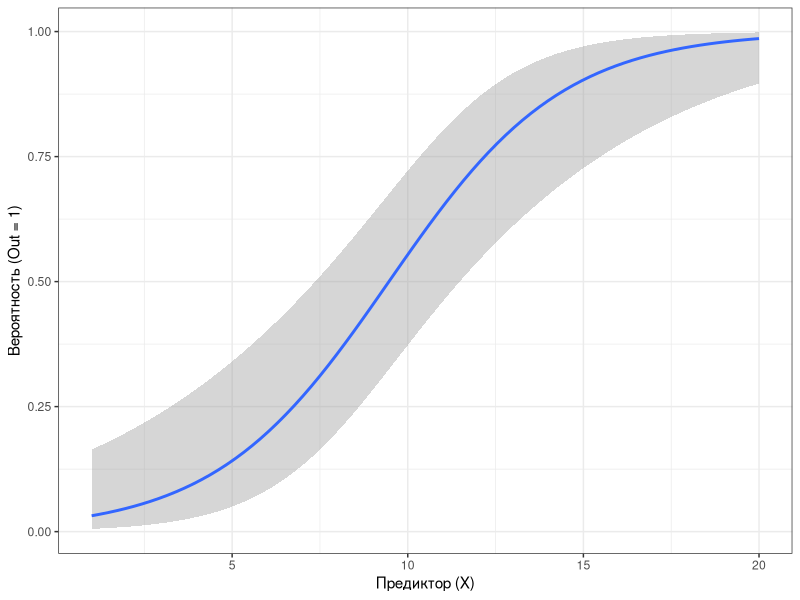
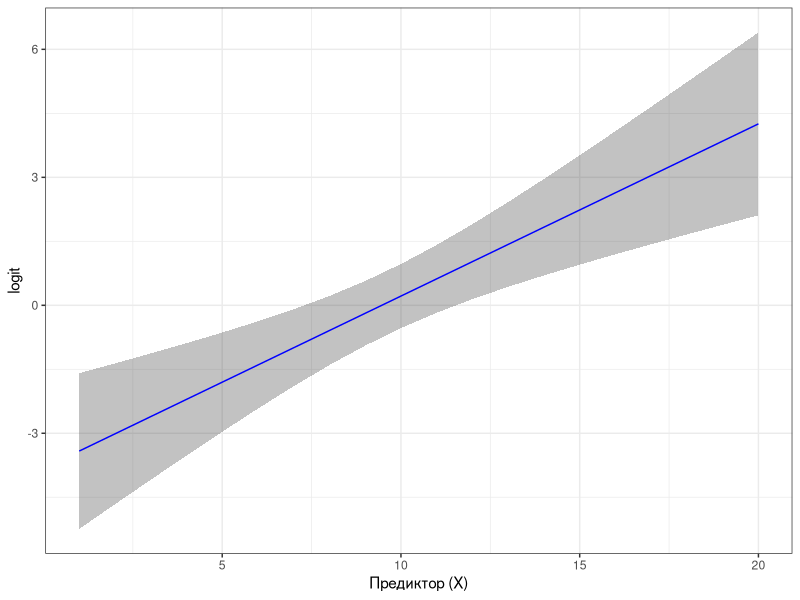
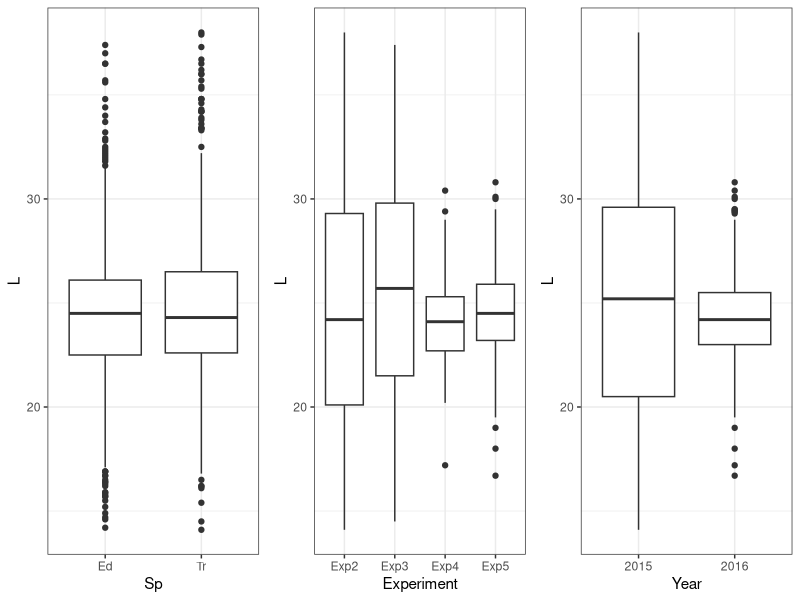
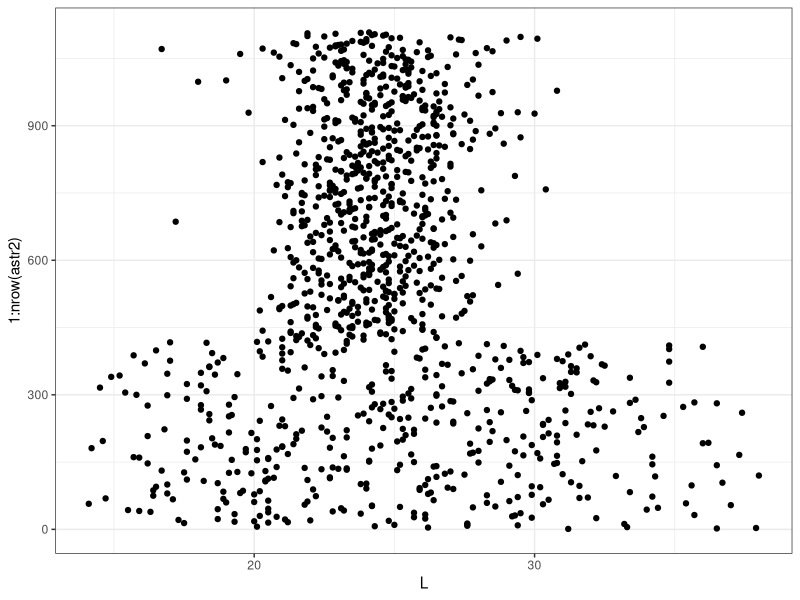
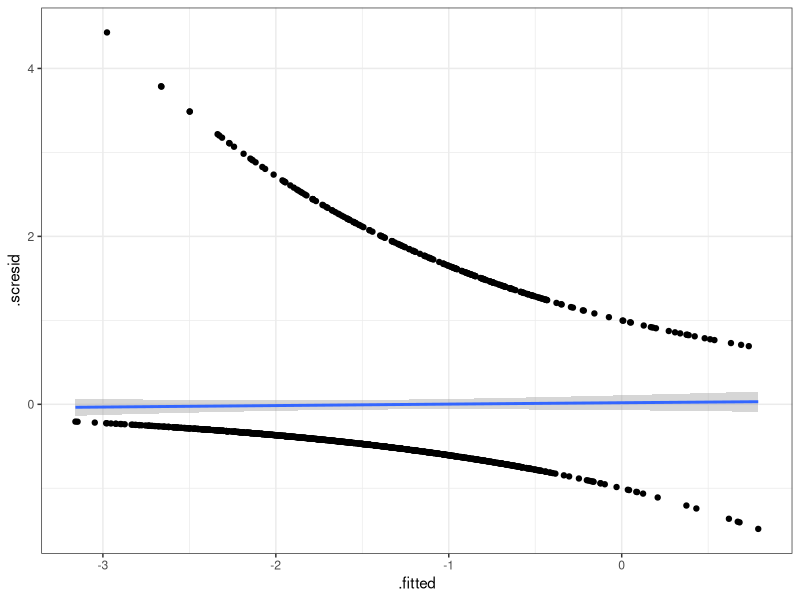
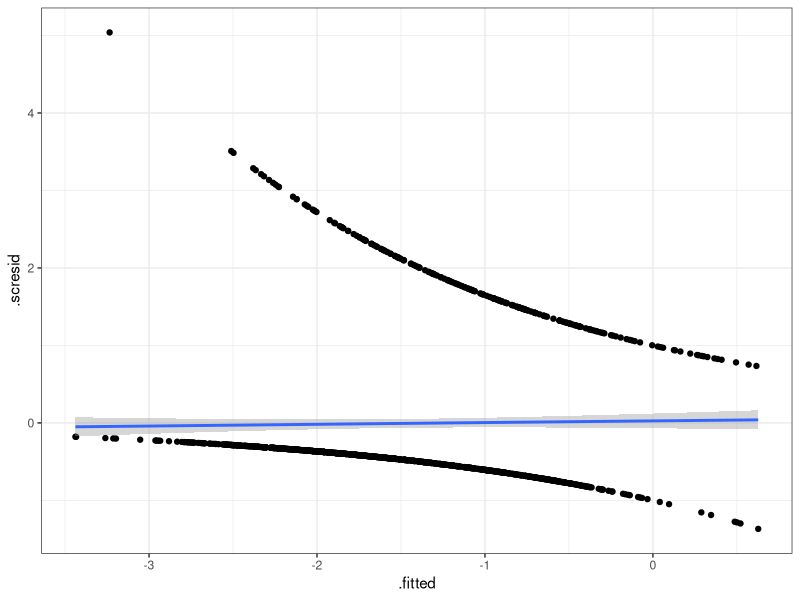

Source code (R) for these figures, in order: (Note: this script raises an error after producing the figures.)
## ---- chunk 1
# output options
options(width = 90)
library (knitr)
library (scales)
# chunk default options
opts_chunk$set(fig.show='hold', size='footnotesize', comment='#', 
               fig.width=4.5, out.width='3in',
               fig.height=2.25, out.height='1.5in',
               cache=FALSE,
               dev='cairo_pdf',
               
               warning=FALSE, message=FALSE)
# Тема для иллюстраций
library (ggplot2)
library (gridExtra)
## ---- chunk 2
set.seed(123456)
x <- 1:20 

dat <- data.frame(X = rep(x, each = 3))

d <- exp(-5+ 0.5 * dat$X)
pi <- d/(1 + d) 

dat$Out <- rbinom(nrow(dat), 1, pi)
head(dat, 15)
## ---- chunk 3
library(ggplot2)
theme_set(theme_bw())
ggplot(dat, aes(x = X, y = Out)) + geom_smooth(method = "glm", method.args = list(family = "binomial")) + labs(x= "Предиктор (X)", y = "Вероятность (Out = 1)")
## ---- chunk 4
M <- glm(Out ~ X, data = dat, family = "binomial")
new_data <- data.frame(X = 1:20)
pred <- predict(M, newdata = new_data, se.fit = TRUE)
new_data$fit <-pred$fit 
new_data$se <- pred$se.fit
ggplot(new_data, aes(x = X, y = fit))  + geom_ribbon(aes(ymin = fit - 2 * se, ymax = fit + 2*se), alpha = 0.3)+ geom_line(color = "blue") + labs(x= "Предиктор (X)", y = "logit")
## ---- chunk 5
model <-  glm(Out ~ X, data = dat, family = binomial(link="logit") )
## ---- chunk 6
astr2 <- read.csv('data/aster_mussel_full.csv', header = TRUE)
head(astr2)
## ---- chunk 7
astr2$Year <- factor(astr2$Year)
## ---- chunk 8
astr2$Box <- factor(astr2$Box)
astr2$Sp <- factor(astr2$Sp)
## ---- chunk 9
astr2$Out <- ifelse(test = astr2$Outcome == 'eaten', yes = 1,  no = 0)
## ---- chunk 10
colSums(is.na(astr2))
## ---- chunk 11
table(astr2$Box)
## ---- chunk 12
library(cowplot); library(ggplot2); theme_set(theme_bw())

Pl_Sp <- ggplot(astr2, aes(x = Sp, y = L)) + geom_boxplot()
Pl_exp <- ggplot(astr2, aes(x = Experiment, y = L)) + geom_boxplot()
Pl_year <- ggplot(astr2, aes(x = Year, y = L)) + geom_boxplot()
plot_grid(Pl_Sp, Pl_exp, Pl_year, ncol = 3)
## ---- chunk 13
ggplot(astr2, aes(y = 1:nrow(astr2))) + geom_point(aes(x = L) )
## ---- chunk 14
library(lme4)
model1_ri <- glmer(Out ~ L*Sp*Year + 
                  (1|Experiment/Box) , data = astr2, 
                family = binomial(link = "logit"))

## ---- chunk 15
astr2$L_scaled <- as.numeric(scale(astr2$L))

model1_ri <- glmer(Out ~ L_scaled*Sp*Year + 
                  (1|Experiment/Box) , data = astr2, 
                family = binomial(link = "logit"))
## ---- chunk 16
model1_rsi_1<- glmer(Out ~ L_scaled * Sp * Year + (1 + Sp|Experiment/Box) , 
               data = astr2, family = binomial(link = "logit"))

model1_rsi_2 <- glmer(Out ~ L_scaled * Sp * Year + (1 + L_scaled |Experiment/Box) , 
            data = astr2, family = binomial(link = "logit"))
## ---- chunk 17
model1_rsi_1<- glmer(Out ~ L_scaled * Sp * Year + (1 + Sp|Experiment/Box) , 
               data = astr2, family = binomial(link = "logit"),
               control=glmerControl(optimizer="bobyqa",optCtrl=list(maxfun=2e5)))

model1_rsi_2 <- glmer(Out ~ L_scaled * Sp * Year + (1 + L_scaled |Experiment/Box) , 
            data = astr2, family = binomial(link = "logit"),
            control=glmerControl(optimizer="bobyqa",optCtrl=list(maxfun=2e5)))
## ---- chunk 18
AIC(model1_ri, model1_rsi_1, model1_rsi_2)
## ---- chunk 19
library(ggplot2)
model1_diagn <- fortify.merMod(model1_ri)
ggplot(model1_diagn, aes(x = .fitted, y = .scresid)) + geom_point() + geom_smooth() 

## ---- chunk 20
overdisp_fun <- function(model) {
    rdf <- df.residual(model)
    rp <- residuals(model,type="pearson")
    Pearson.chisq <- sum(rp^2)
    prat <- Pearson.chisq/rdf
    pval <- pchisq(Pearson.chisq, df=rdf, lower.tail=FALSE)
    c(chisq=Pearson.chisq,ratio=prat,rdf=rdf,p=pval)
}

overdisp_fun(model1_ri)
## ---- chunk 21
drop1(model1_ri)
## ---- chunk 22
model2 <- update(model1_ri, .~.-L_scaled:Sp:Year)
## ---- chunk 23
drop1(model2)
model3 <- update(model2, . ~ . - L_scaled:Year)
## ---- chunk 24
drop1(model3)
model4 <- update(model3, . ~ . - L_scaled:Sp)
## ---- chunk 25
drop1(model4)
model5 <- update(model4, . ~ . - Sp:Year)
## ---- chunk 26
drop1(model5)
model6 <- update(model5, . ~ . - Year)
## ---- chunk 27
drop1(model6)
## ---- chunk 28
AIC(model1_ri, model6)
## ---- chunk 29
summary(model6)$call
## ---- chunk 30
model6_diagn <- fortify.merMod(model6)
ggplot(model6_diagn, aes(x = .fitted, y = .scresid)) + geom_point() + geom_smooth() 

## ---- chunk 31
overdisp_fun(model6)
## ---- chunk 32
summary(model6)
## ---- chunk 33
icc(model6)
## ---- chunk 34
logit_back <- function(x) exp(x)/(1 + exp(x)) # обратная логит-трансформация

library(dplyr)
new_data <- astr2 %>% group_by(Sp) %>% 
  do(data.frame(L_scaled = seq(min(.$L_scaled),max(.$L_scaled),
                               length.out = 100)))

X <- model.matrix(~  L_scaled + Sp, data = new_data)
b <- fixef(model6)

new_data$fit_eta <- X %*% b 
new_data$se_eta <- sqrt(diag(X %*% vcov(model6) %*% t(X)))

new_data$fit_pi <- logit_back(new_data$fit_eta)
new_data$lwr <- logit_back(new_data$fit_eta - 2 * new_data$se_eta)
new_data$upr <- logit_back(new_data$fit_eta + 2 * new_data$se_eta)

## ---- chunk 35
Pl_log <- ggplot(new_data, aes(x = L_scaled, y = fit_pi)) +
  geom_ribbon(aes(ymin = lwr, ymax = upr, fill = Sp), alpha = 0.2) + 
    geom_line(aes(color = Sp)) + 
  labs(x = "Стандартизированная длина", y = "Вероятность \n быть съеденной" )
Pl_log
## ---- chunk 36
new_data <- data.frame(Sp = c("Tr", "Ed"), L_scaled = 0)

X <- model.matrix(~  L_scaled + Sp, data = new_data)
b <- fixef(model6)
new_data$fit_eta <- X %*% b 
new_data$se_eta <- sqrt(diag(X %*% vcov(model6) %*% t(X)))
new_data$fit_pi <- logit_back(new_data$fit_eta)
new_data$lwr <- logit_back(new_data$fit_eta - 2 * new_data$se_eta)
new_data$upr <- logit_back(new_data$fit_eta + 2 * new_data$se_eta)
## ---- chunk 37
ggplot(new_data, aes(x = Sp, y = fit_pi)) + 
  geom_col(fill = "gray") + 
  geom_errorbar(aes(ymin = lwr, ymax = upr), width = 0.2) + 
  labs(x = "Вид мидий", y = "Вероятность \n быть съеденной" )
## ---- chunk 38
astr2$Size_class <- ntile(astr2$L_scaled, 10)
table(astr2$Size_class, astr2$Sp)
## ---- chunk 39
Mean_Out <- astr2 %>% group_by(Size_class, Sp) %>% 
  do(data.frame(Out = mean(.$Out), L_scaled = mean(.$L_scaled)))
Pl_log + geom_point(data = Mean_Out, aes(x = L_scaled, y = Out, color = Sp))
## ---- chunk 40
astr_test <- read.csv('data/aster_mussel.csv', header = TRUE)
## ---- chunk 41
model6_unscaled <- glmer(Out ~ L + Sp + 
                    (1|Experiment/Box) , data = astr2, 
                    family = binomial(link = "logit"))
## ---- chunk 42
X <- model.matrix(~ L + Sp, data = astr_test)
b <- fixef(model6_unscaled)
astr_test$predicted_pi <- logit_back(X %*% b)
## ---- chunk 43
ggplot(astr_test, aes(x = Outcome, y = predicted_pi)) + 
  geom_boxplot() + labs(x = "Наблюдаемый исход", 
                        y = "Предсказанная вероятность \n быть съеденной")
